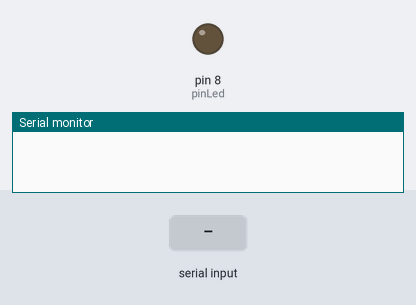
The sketch below on a simulated Arduino Uno, built with avr-gcc and run on an emulated ATmega328P. Shown: output pins drawn as LEDs (lit = HIGH), the last lines printed to the serial monitor. The test bench sets the inputs (shaded band).

Above: at 1.2 s.
1.3 s: "H" received over the second serial link
At 1.7 s:
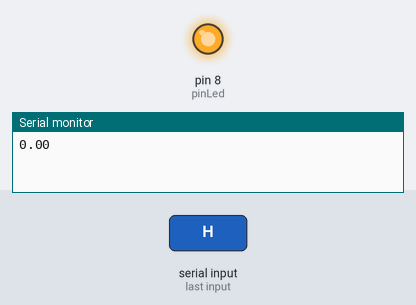
2.8 s: "L" received over the second serial link
At 4.0 s:
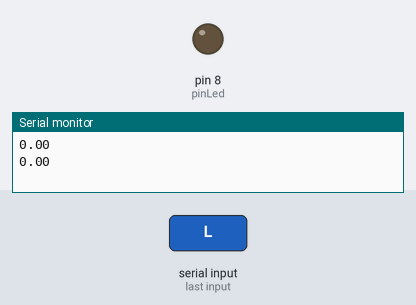
Timing chart, 0 to 5.8 s (numbered marks = the images above; inputs shaded):
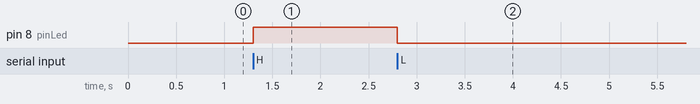

The sketch:

bluetooth.ino
```cpp
#include <SoftwareSerial.h>

float temperature;
int readingtemp;
const int pinTemp = A0;
const int pinLed = 8;
const int pinTx = 6;
const int pinRx = 7;

SoftwareSerial btSerial(pinTx, pinRx);

void setup()
{
  pinMode(pinLed, OUTPUT);
  analogReference(INTERNAL);
  Serial.begin(9600);
  btSerial.begin(9600);
}

void loop()
{
  if(btSerial.available())
  {
    char tog = btSerial.read();
    if(tog == 'T')
    {
      readingtemp = analogRead(pinTemp);
      temperature = readingtemp / 9.31;
      Serial.println(temperature);
      btSerial.println(temperature);
    }
    if(tog == 'H')
    {
      digitalWrite(pinLed, HIGH);
      Serial.println(temperature);
    }
    if(tog == 'L')
    {
      digitalWrite(pinLed, LOW);
      Serial.println(temperature);
    }
  }
  if(Serial.available())
  {
    btSerial.write(Serial.read());
  }
}
```

Measured:
- after the input at 1.3 s, pin 8 (pinLed): LOW → HIGH at once
- after the input at 2.8 s, pin 8 (pinLed): HIGH → LOW at once
